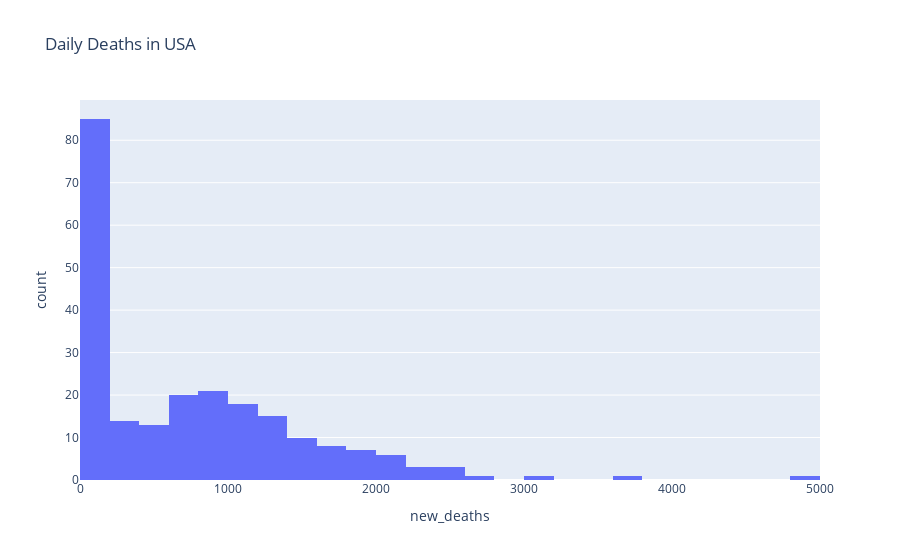

The notebook cell saved with this chart:
### Markdown cell above
3. Plot a histogram for daily deaths for any country you choose.

### Code cell
df3 = df[df["location"] == "United States"]
display(df3)
fig = px.histogram(df3, x = "new_deaths", title = "Daily Deaths in USA")
fig.show()

### Figure 1 — Plotly figure (JSON) as saved in the notebook; plotly's stock layout.template omitted (floating-point values rounded to 4 significant figures; data arrays with more than 128 entries replaced by an {"elided": "..."} marker saying what was removed)
{"data": [{"alignmentgroup": "True", "bingroup": "x", "hovertemplate": "new_deaths=%{x}<br>count=%{y}<extra></extra>", "legendgroup": "", "marker": {"color": "#636efa"}, "name": "", "offsetgroup": "", "orientation": "v", "showlegend": false, "type": "histogram", "x": {"elided": "227 int values"}, "xaxis": "x", "yaxis": "y"}], "layout": {"barmode": "relative", "legend": {"tracegroupgap": 0}, "title": {"text": "Daily Deaths in USA"}, "xaxis": {"anchor": "y", "domain": [0, 1], "title": {"text": "new_deaths"}}, "yaxis": {"anchor": "x", "domain": [0, 1], "title": {"text": "count"}}}}
